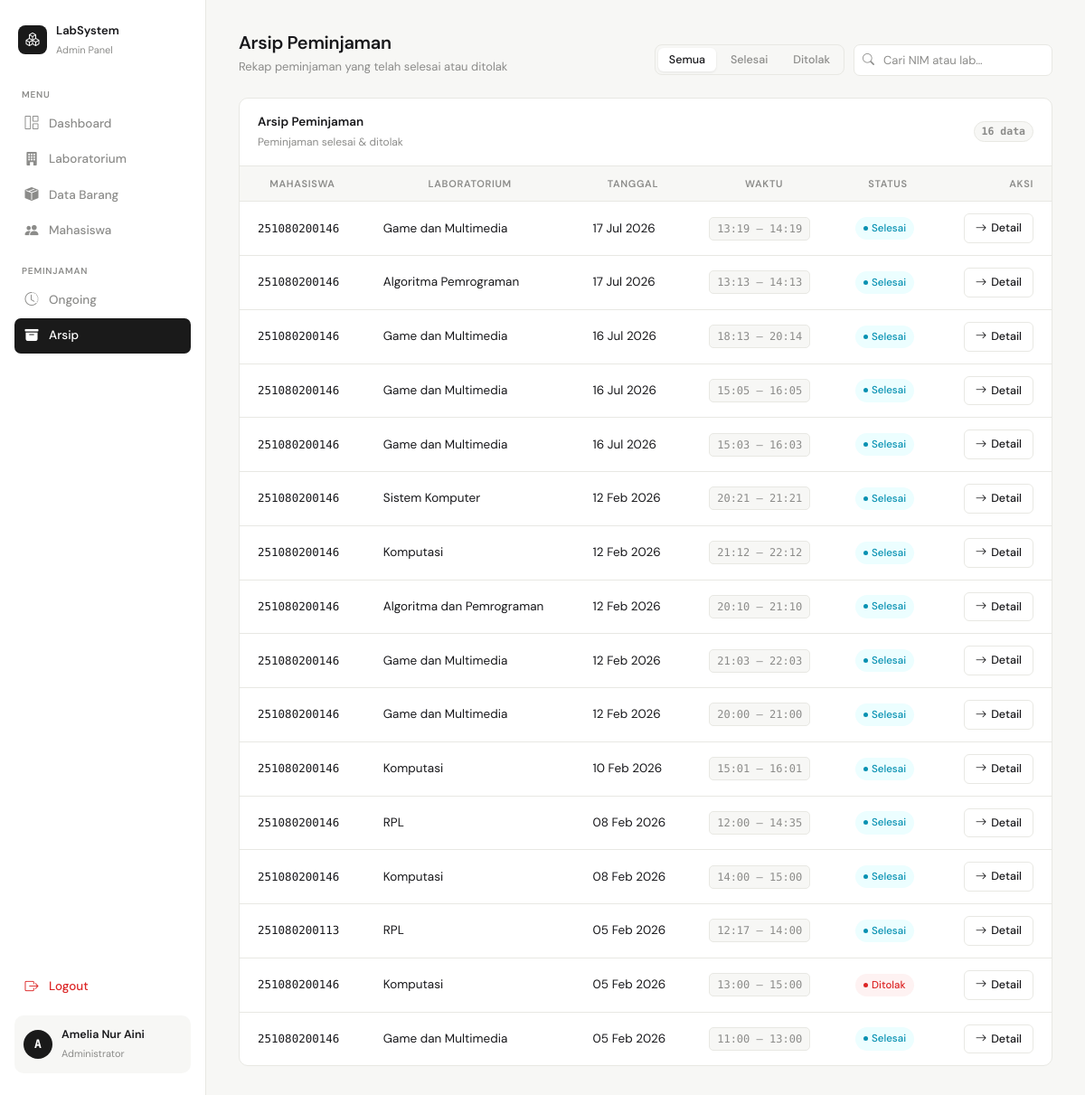
The page /arsip_peminjaman.php (signed in) on the database its author committed.
### tables this page shows
CREATE TABLE `data_pinjam` (
  `id_data` int NOT NULL,
  `nim` char(12) NOT NULL,
  `tanggal` date NOT NULL,
  `jam_mulai` time NOT NULL,
  `jam_selesai` time NOT NULL,
  `nama_lab` varchar(100) NOT NULL,
  `kursi` int DEFAULT NULL,
  `status` enum('disetujui','ditolak','menunggu','selesai') NOT NULL
);

### arsip_peminjaman.php (the view, shortened to what this page needs)
<?php
include 'koneksi.php';
$query = mysqli_query($koneksi, "
    SELECT *
    FROM data_pinjam
    WHERE status IN ('selesai', 'ditolak')
    ORDER BY tanggal DESC
");
?>
<!DOCTYPE html>
<html lang="id">
<head>
<link href="https://cdn.jsdelivr.net/npm/bootstrap-icons/font/bootstrap-icons.css" rel="stylesheet">
</head>
<body>
<aside class="sidebar" id="sidebar">
    <div class="sidebar-logo">
        <div class="logo-icon"><i class="bi bi-boxes"></i></div>
        <div class="sidebar-logo-text">
            <strong>LabSystem</strong>
            <span>Admin Panel</span>
        </div>
    </div>
    <p class="nav-section">Menu</p>
    <ul style="list-style:none;padding:0;margin:0">
        <li class="nav-item">
            <a class="nav-link" href="dashboard.php">
                <i class="bi bi-grid-1x2"></i> Dashboard
            </a>
        </li>
        <li class="nav-item">
            <a class="nav-link" href="data_lab.php">
                <i class="bi bi-building-fill"></i> Laboratorium
            </a>
        </li>
        <li class="nav-item">
            <a class="nav-link" href="data_barang.php">
                <i class="bi bi-box-seam-fill"></i> Data Barang
            </a>
        </li>
        <li class="nav-item">
            <a class="nav-link" href="data_mhs.php">
                <i class="bi bi-people-fill"></i> Mahasiswa
            </a>
        </li>
    </ul>
    <p class="nav-section">Peminjaman</p>
    <ul style="list-style:none;padding:0;margin:0">
        <li class="nav-item">
            <a class="nav-link" href="riwayat_pinjam.php">
                <i class="bi bi-clock-history"></i> Ongoing
            </a>
        </li>
        <li class="nav-item">
            <a class="nav-link active" href="arsip_peminjaman.php">
                <i class="bi bi-archive-fill"></i> Arsip
            </a>
        </li>
    </ul>
    <div style="flex:1"></div>
    <ul style="list-style:none;padding:0;margin:0 0 12px">
        <li class="nav-item">
            <a class="nav-link danger" href="logout.php" onclick="return confirm('Yakin ingin logout?')">
                <i class="bi bi-box-arrow-right"></i> Logout
            </a>
        </li>
    </ul>
    <div class="sidebar-user">
        <div class="avatar"><?= strtoupper(substr($_SESSION['user']['nama'], 0, 1)) ?></div>
        <div class="sidebar-user-info">
            <strong><?= htmlspecialchars($_SESSION['user']['nama']) ?></strong>
            <span>Administrator</span>
        </div>
    </div>
</aside>
<main class="main">
    <div class="page-header">
        <div class="page-header-left">
            <h1>Arsip Peminjaman</h1>
            <p>Rekap peminjaman yang telah selesai atau ditolak</p>
        </div>
        <div class="toolbar">
            <div class="filter-tabs">
                <button class="filter-tab active" data-filter="all">Semua</button>
                <button class="filter-tab" data-filter="selesai">Selesai</button>
                <button class="filter-tab" data-filter="ditolak">Ditolak</button>
            </div>
            <div class="search-wrap">
                <input type="text" class="search-input" id="searchInput" placeholder="Cari NIM atau lab…">
            </div>
        </div>
    </div>
    <div class="card">
        <div class="card-header">
            <div class="card-header-left">
                <h2>Arsip Peminjaman</h2>
                <span>Peminjaman selesai &amp; ditolak</span>
            </div>
            <span class="count-chip" id="rowCount">—</span>
        </div>
        <div class="table-wrap">
            <table>
                <thead>
                    <tr>
                        <th>Mahasiswa</th>
                        <th>Laboratorium</th>
                        <th>Tanggal</th>
                        <th>Waktu</th>
                        <th>Status</th>
                        <th>Aksi</th>
                    </tr>
                </thead>
                <tbody id="tableBody">
                <?php if (mysqli_num_rows($query) == 0): ?>
                    <tr class="state-row" id="emptyDefault">
                        <td colspan="6">
                            <div class="state-icon"><i class="bi bi-archive"></i></div>
                            <p>Belum ada data arsip peminjaman.</p>
                        </td>
                    </tr>
                <?php else: ?>
                    <?php while ($row = mysqli_fetch_assoc($query)):
                        $badgeClass = match($row['status']) {
                            'disetujui' => 'badge-disetujui',
                            'ditolak'   => 'badge-ditolak',
                            'selesai'   => 'badge-selesai',
                            default     => 'badge-default'
                        };
                    ?>
                    <tr data-status="<?= htmlspecialchars($row['status']) ?>">
                        <td><span class="nim-text"><?= htmlspecialchars($row['nim']) ?></span></td>
                        <td><?= htmlspecialchars($row['nama_lab']) ?></td>
                        <td><?= date('d M Y', strtotime($row['tanggal'])) ?></td>
                        <td>
                            <span class="time-range">
                                <?= substr($row['jam_mulai'], 0, 5) ?> – <?= substr($row['jam_selesai'], 0, 5) ?>
                            </span>
                        </td>
                        <td>
                            <span class="badge <?= $badgeClass ?>">
                                <?= ucfirst($row['status']) ?>
                            </span>
                        </td>
                        <td>
                            <a href="detail_pinjam.php?id=<?= $row['id_data'] ?>" class="btn-detail">
                                <i class="bi bi-arrow-right"></i> Detail
                            </a>
                        </td>
                    </tr>
                    <?php endwhile; ?>
                <?php endif; ?>
                </tbody>
            </table>
        </div>
    </div>
</main>
</body>
</html>

### rows shown on the page
data_pinjam: nim "251080200146", nama_lab "Game dan Multimedia", tanggal "17 Jul 2026", jam_mulai "13:19", jam_selesai "14:19", status "Selesai"
data_pinjam: nim "251080200146", nama_lab "Algoritma Pemrograman", tanggal "17 Jul 2026", jam_mulai "13:13", jam_selesai "14:13", status "Selesai"
data_pinjam: nim "251080200146", nama_lab "Game dan Multimedia", tanggal "16 Jul 2026", jam_mulai "18:13", jam_selesai "20:14", status "Selesai"
data_pinjam: nim "251080200146", nama_lab "Game dan Multimedia", tanggal "16 Jul 2026", jam_mulai "15:05", jam_selesai "16:05", status "Selesai"
data_pinjam: nim "251080200146", nama_lab "Game dan Multimedia", tanggal "16 Jul 2026", jam_mulai "15:03", jam_selesai "16:03", status "Selesai"
data_pinjam: nim "251080200146", nama_lab "Sistem Komputer", tanggal "12 Feb 2026", jam_mulai "20:21", jam_selesai "21:21", status "Selesai"
data_pinjam: nim "251080200146", nama_lab "Komputasi", tanggal "12 Feb 2026", jam_mulai "21:12", jam_selesai "22:12", status "Selesai"
data_pinjam: nim "251080200146", nama_lab "Algoritma dan Pemrograman", tanggal "12 Feb 2026", jam_mulai "20:10", jam_selesai "21:10", status "Selesai"
data_pinjam: nim "251080200146", nama_lab "Game dan Multimedia", tanggal "12 Feb 2026", jam_mulai "21:03", jam_selesai "22:03", status "Selesai"
data_pinjam: nim "251080200146", nama_lab "Game dan Multimedia", tanggal "12 Feb 2026", jam_mulai "20:00", jam_selesai "21:00", status "Selesai"
data_pinjam: nim "251080200146", nama_lab "Komputasi", tanggal "10 Feb 2026", jam_mulai "15:01", jam_selesai "16:01", status "Selesai"
data_pinjam: nim "251080200146", nama_lab "RPL", tanggal "08 Feb 2026", jam_mulai "12:00", jam_selesai "14:35", status "Selesai"
data_pinjam: nim "251080200146", nama_lab "Komputasi", tanggal "08 Feb 2026", jam_mulai "14:00", jam_selesai "15:00", status "Selesai"
data_pinjam: nim "251080200113", nama_lab "RPL", tanggal "05 Feb 2026", jam_mulai "12:17", jam_selesai "14:00", status "Selesai"
data_pinjam: nim "251080200146", nama_lab "Komputasi", tanggal "05 Feb 2026", jam_mulai "13:00", jam_selesai "15:00", status "Ditolak"
data_pinjam: nim "251080200146", nama_lab "Game dan Multimedia", tanggal "05 Feb 2026", jam_mulai "11:00", jam_selesai "13:00", status "Selesai"

### other values the page prints
substr($_SESSION['user']['nama'], 0, 1) "A"
$_SESSION['user']['nama'] "Amelia Nur Aini"
